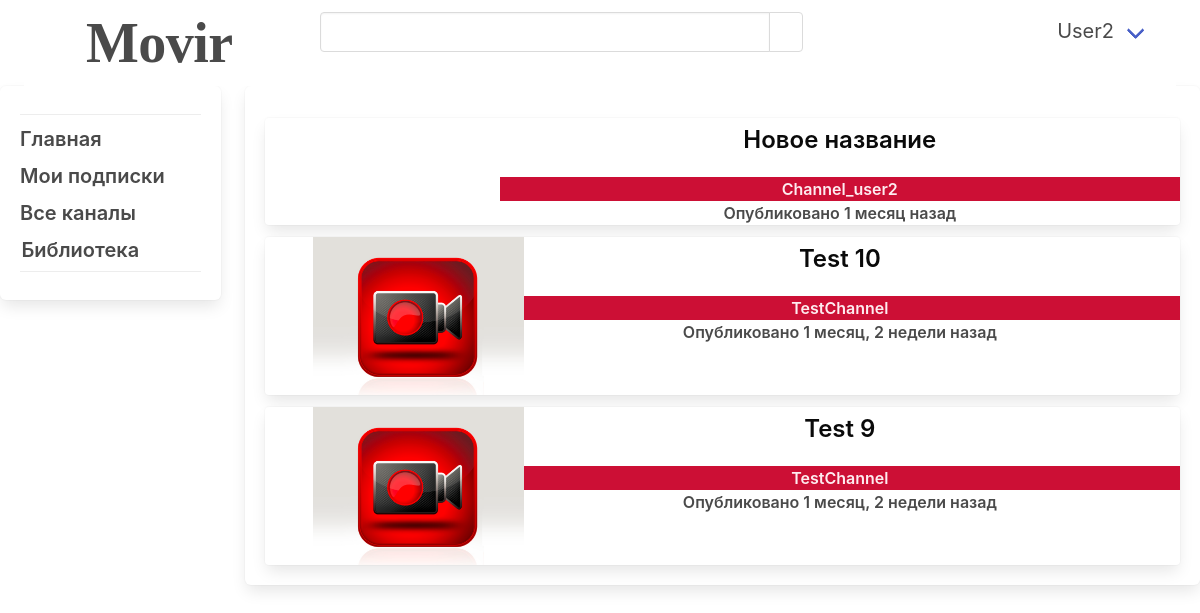
The page /video_hosting/viewing_queue/ (signed in) on the database its author committed.
### video_hosting/models.py (models this page shows, shortened)
class ViewingQueue(models.Model):
    video = models.ForeignKey(Video, on_delete=models.CASCADE, null=True)
    user = models.ForeignKey(User, on_delete=models.CASCADE, null=True)

class Video(models.Model):
    preview = models.ImageField(default='default-video-image.png', blank=True)
    video = models.FileField(default='default-video.MP4', blank=True)
    name = models.CharField(max_length=255)
    slug = models.SlugField(unique=True)
    description = models.TextField()
    date = models.DateTimeField(auto_now_add=True)
    channel = models.ForeignKey(HostingСhannel, on_delete=models.CASCADE, null=True)
    likes = models.ManyToManyField(User, related_name='likes')
    dislikes = models.ManyToManyField(User, related_name='dislikes')
    saved_video = models.ManyToManyField(User, related_name='saved_video')
    views = models.ManyToManyField(User, related_name='views')

class HostingСhannel(models.Model):
    name = models.CharField(max_length=255)
    image = models.ImageField(default='user.png', blank=True)
    slug = models.SlugField(unique=True)
    description = models.TextField()
    date = models.DateTimeField(auto_now_add=True)
    author = models.ForeignKey(User, on_delete=models.CASCADE)
    saved_channel = models.ManyToManyField(User, related_name='saved_channel')
    strike = models.IntegerField(default=0)
    blocked = models.BooleanField(default=False)
    def __str__(self):
        return self.name

### video_hosting/views.py (the view)
# urls.py: path('viewing_queue/', views.viewing_queue, name='viewing_queue'),
@login_required(login_url='/users/log_in')
def viewing_queue(request):
    user_prof = UsersProfile.objects.get(user=request.user)
    viewing_queue_posts = ViewingQueue.objects.filter(user=request.user)
    return render(request, 'viewing_queue.html', {'viewing_queue_posts': viewing_queue_posts, 'user_prof': user_prof})

### video_hosting/templates/viewing_queue.html
{% extends 'base_layout.html' %}
{% load static from static %}
{% block content %}
<div class="box">
    {% for post in viewing_queue_posts %}
    <div class="card mt-3">
        <div class="cart-content">
            <a href="{% url 'video_hosting:video' post.video.pk %}?viewing=True">
                <div class="media">
                    <div class="media-content">
                        <div class="columns is-centered">
                            <div class="column is-one-quarter">
                                <div class="container">
                                    <img src="{{post.video.preview.url}}" alt=""
                                         class="image is-centered post-imag ml-6">
                                </div>
                            </div>
                            <div class="column">
                                <div class="title has-text-black is-4 mt-2 has-text-centered">
                                    {{ post.video.name }}
                                </div>
                                <div class="has-text-centered has-text-weight-semibold is-6 has-background-danger-dark has-text-danger-light has-text-centered">
                                    {{ post.video.channel }}
                                </div>
                                <div class="has-text-grey-dark has-text-weight-semibold is-6 has-text-centered">
                                   Опубликовано {{ post.video.date|timesince }} назад
                                </div>
                            </div>
                        </div>
                    </div>
                </div>
            </a>
        </div>
    </div>
    {% endfor %}
</div>
{% endblock %}

### video_hosting/templates/base_layout.html (shortened to what this page needs)
{% load static from static %}
<html lang="en">
<head>
    <link rel="stylesheet" href="{% static 'static/bulma.css' %}">
    <link rel="stylesheet" href="{% static 'static/style.css' %}">
</head>
<body>
{% if user_prof.blocked %}
<div class="columns is-vcentered">
    <div class="column has-text-centered">
        <div class="box">
            <div class="title has-text-danger">
                Вы заблокированы
            </div>
        </div>
    </div>
</div>
{% else %}
<nav class="navbar ml-5 mr-5" role="navigation" aria-label="main navigation">
    <div class="navbar-brand">
        <a class="navbar-item" href="{% url 'video_hosting:home' %}">
            <div class="logo"></div>
            <div class="logo_name">
                Movir
            </div>
        </a>
    </div>
    <div id="navbarBasicExample" class="navbar-menu">
         <span class="navbar_search">
            <form method="get" class="pt-3">
                <div class="field has-addons">
                    <div class="control">
                        <input type="search" class="input input_custom" name="search">
                    </div>
                    <div class="control">
                        <button class="button" type="submit">
                        </button>
                    </div>
                </div>
            </form>
         </span>
        <div class="navbar-end">
            <div class="navbar-item">
                {% if user.is_authenticated %}
                <div class="navbar-item has-dropdown is-hoverable">
                    <div class="navbar-link subtitle">
                        {{user}}
                    </div>
                </div>
                {% else %}
                <div class="buttons">
                    <a href="{% url 'users:log_in' %}" class="button is-light">
                        Войти
                    </a>
                </div>
                {% endif %}
            </div>
        </div>
    </div>
</nav>
<div>
    <div class="columns">
        <div class="column is-one-fifth">
            <div class="box">
                {% if user.is_authenticated %}
                <ul>
                    <hr class="dropdown-divider">
                    <li class="mt-3">
                        <a href="{% url 'video_hosting:home' %}"
                           class="subtitle has-text-grey-dark has-text-weight-semibold">
                            Главная
                        </a>
                    </li>
                    <li class="mt-3">
                        <a href="{% url 'video_hosting:subscriptions' %}"
                           class="subtitle has-text-grey-dark has-text-weight-semibold">
                            Мои подписки
                        </a>
                    </li>
                    <li class="mt-3">
                        <a href="{% url 'video_hosting:channel_all' %}"
                           class="subtitle has-text-grey-dark has-text-weight-semibold">
                            Все каналы
                        </a>
                    </li>
                    <li class="mt-3">
                        <div class="dropdown is-hoverable mr-5">
                            <div class="dropdown-trigger">
                                <div class="subtitle has-text-grey-dark is-5 has-text-centered"
                                     aria-haspopup="true"
                                     aria-controls="dropdown-menu4">
                                    <div class="columns is-vcentered">
                                        <div class="column is-four-fifths">
                                            <span class="subtitle has-text-grey-dark has-text-weight-semibold">
                                                Библиотека
                                            </span>
                                        </div>
                                        <div class="column">
                                            <span class="icon is-small">
                                            </span>
                                        </div>
                                    </div>
                                </div>
                            </div>
                        </div>
                    </li>
                    <hr class="dropdown-divider">
                </ul>
                {% endif %}
            </div>
        </div>
        <div class="column">
            {% block content %}
            {% endblock %}
        </div>
    </div>
</div>
{% endif %}
</body>
</html>

### files/static/style.css (style rules this page uses)
.navbar-menu { width: 80%; display: flex; justify-content: flex-end; }
.navbar-end { width: 40%; margin: 0; }
.input_custom { width: 450px; }
body { background-image: url("../uploads/Group 1.png"); }
.logo { margin: 0; width: 50px; height: 50px; background-image: url("../uploads/Logo.png"); background-size: cover; }
.logo_name { font-family: Kanit; font-size: 56px; font-weight: 600; line-height: 62px; letter-spacing: -0.01em; text-align: center; }

### rows shown on the page
ViewingQueue: video.name "Новое название", video.channel "Channel_user2", video "1 месяц"
ViewingQueue: video.preview (placeholder picture), video.name "Test 10", video.channel "TestChannel", video "1 месяц, 2 недели"
ViewingQueue: video.preview (placeholder picture), video.name "Test 9", video.channel "TestChannel", video "1 месяц, 2 недели"

### other values the page prints
{{ user }} "User2"
